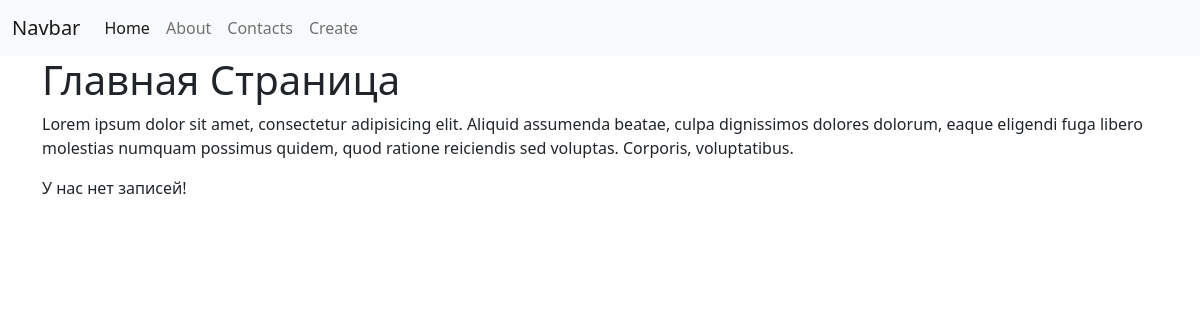
Before: / with the older database file.
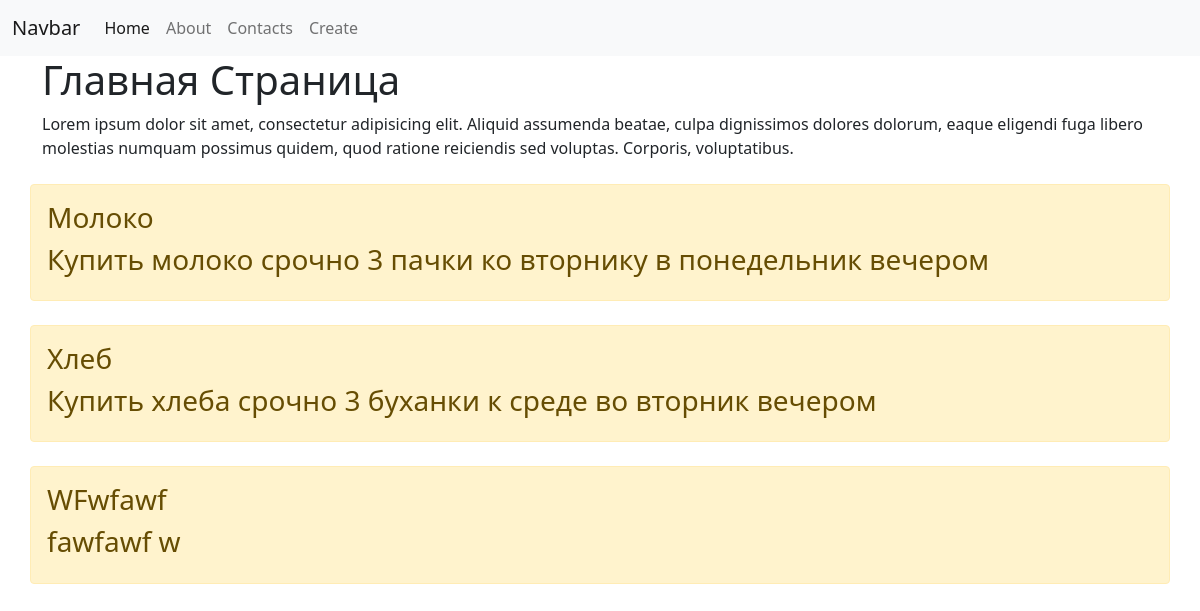
After: the same page with the newer database file.
### main/models.py (models this page shows, shortened)
class Task(models.Model):
    title = models.CharField('Название', max_length=50)
    task = models.TextField('Описание', max_length=250)
    class Meta:
        verbose_name = 'Задача'
        verbose_name_plural = 'Задачи'

### main/views.py (the view)
# urls.py: path('', views.index, name='home'),
def index(request):
    tasks = Task.objects.all()
    return render(request, 'main/index.html', {'title': 'Главная страница сайта', 'tasks': tasks})

### main/templates/main/index.html (shortened to what this page needs)
{% extends 'main/base.html' %}
{% block content %}
<h1>Главная Страница</h1>
<p>Lorem ipsum dolor sit amet, consectetur adipisicing elit. Aliquid assumenda beatae, culpa dignissimos dolores
    dolorum, eaque eligendi fuga libero molestias numquam possimus quidem, quod ratione reiciendis sed voluptas.
    Corporis, voluptatibus.</p>
{% if tasks %}
{% for el in tasks %}
    <div class="alert alert-warning mt-2">
        <h3>{{ el.title }}</h3>
        <h3>{{ el.task }}</h3>
    </div>
{% endfor %}
{% else %}
<p>У нас нет записей!</p>
{% endif %}
{% endblock %}

### main/templates/main/base.html (shortened to what this page needs)
<!doctype html>
<html lang="en">
<head>
    <link href="https://cdn.jsdelivr.net/npm/bootstrap@5.1.3/dist/css/bootstrap.min.css" rel="stylesheet"
>
</head>
<body>
<nav class="navbar navbar-expand-lg navbar-light bg-light">
  <div class="container-fluid">
    <a class="navbar-brand" href="#">Navbar</a>
    <div class="collapse navbar-collapse" id="navbarNav">
      <ul class="navbar-nav">
        <li class="nav-item">
          <a class="nav-link active" aria-current="page" href="{% url 'home' %}">Home</a>
        </li>
        <li class="nav-item">
          <a class="nav-link" href="{% url 'about' %}">About</a>
        </li>
        <li class="nav-item">
          <a class="nav-link" href="{% url 'contacts' %}">Contacts</a>
        </li>
        <li class="nav-item">
          <a class="nav-link" href="{% url 'create' %}">Create</a>
        </li>
      </ul>
    </div>
  </div>
</nav>
<div class="container">
    <div class="row">
       {% block content %}
        {% endblock %}
    </div>
</div>
</body>
</html>

Changed rows visible on the page:
added Task: title "Молоко", task "Купить молоко срочно 3 пачки ко вторнику в понедельник вечером"
added Task: title "Хлеб", task "Купить хлеба срочно 3 буханки к среде во вторник вечером"
added Task: title "WFwfawf", task "fawfawf w"
Other visible differences:
text no longer shown: "У нас нет записей!"
